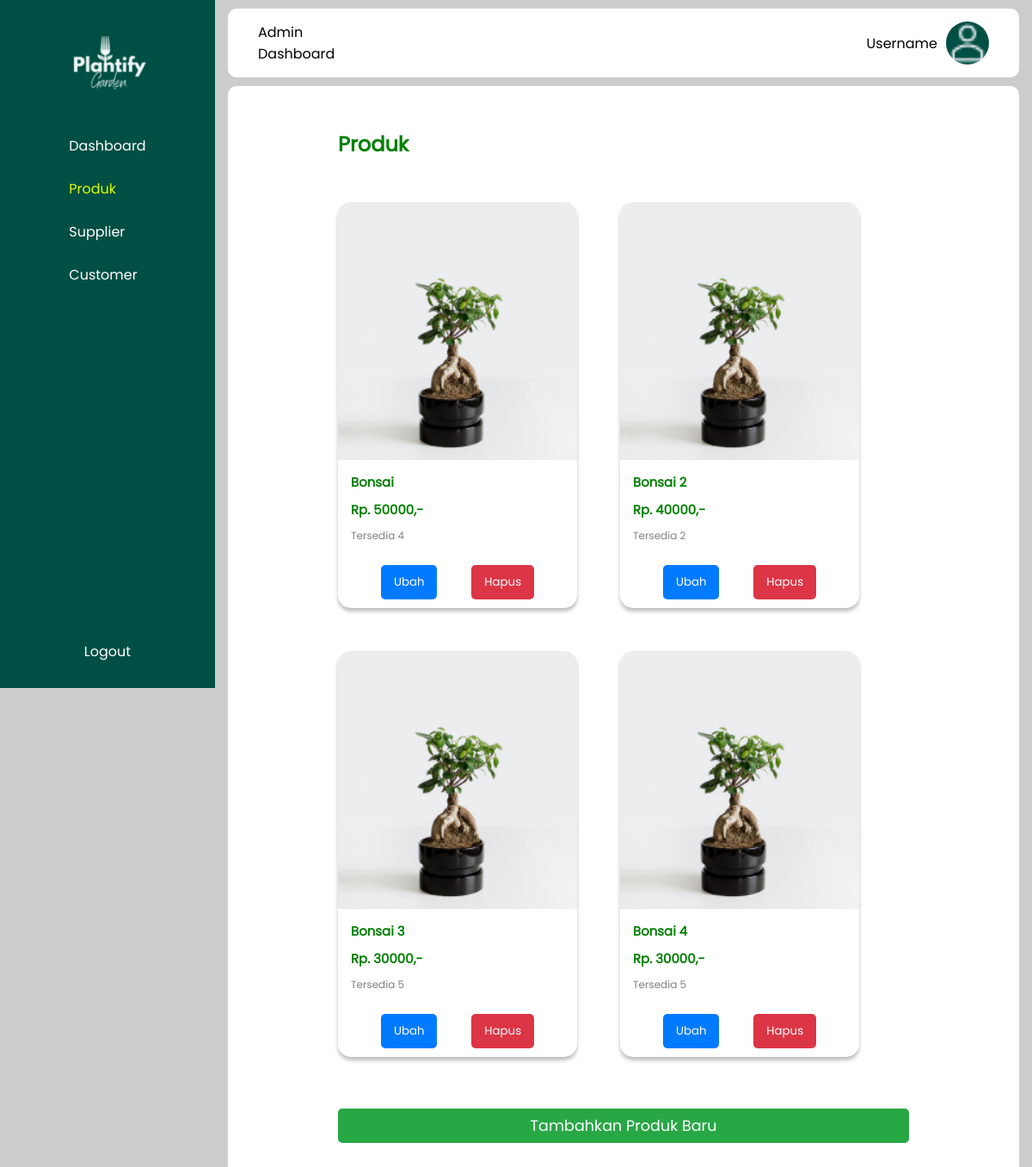
/app/admin/produk.php (signed in), run on the app's committed database.
### tables this page shows
CREATE TABLE `produk` (
  `id_produk` int(11) NOT NULL,
  `id_supplier` int(11) NOT NULL,
  `nama_produk` varchar(100) NOT NULL,
  `harga_produk` int(11) NOT NULL,
  `stok_produk` int(11) NOT NULL,
  `gambar_produk` varchar(100) NOT NULL,
  `id_kategori` int(11) NOT NULL,
  `created_at` timestamp NOT NULL DEFAULT current_timestamp() ON UPDATE current_timestamp()
);

### app/database.php (called while the page is built, shortened)
<?php
function getAllDataProducts()
{
	try {
		$statement = DB->prepare("SELECT * FROM produk");
		$statement->execute();
		return $statement->fetchAll(PDO::FETCH_ASSOC);
	} catch (PDOException $err) {
		echo $err->getMessage();
	}
}

### app/admin/produk.php (the view, shortened to what this page needs)
<?php
require_once(BASEPATH . "/app/admin/templates/sidebar.php");
require_once(BASEPATH . "/app/admin/templates/header.php");
$products = getAllDataProducts();
?>
    <div class="produk">
        <div class="judul">
            <h2>Produk</h2>
        </div>
        <div class="container-produk">
            <?php foreach ($products as $product):?>
            <div class="card">
                <img
                    class="img-produk"
                    src="<?= BASEURL ;?>/assets/img/<?= $product['gambar_produk'] ?>"
                    alt="gambar produk"
                />
                <div class="caption">
                    <h5><?= $product['nama_produk']?></h5>
                    <h5>Rp. <?= $product['harga_produk']?>,-</h5>
                    <small>Tersedia <?= $product['stok_produk']?></small>
                </div>
                <div class="button-container">
                    <a href="<?= BASEURL ?>/app/admin/ubah_produk.php?id=<?= $product['id_produk']; ?>">
                        <button class="ubah">Ubah</button>
                    </a>
                    <a href="">
                        <button class="hapus">Hapus</button>
                    </a>
                </div>
            </div>
            <?php endforeach;?>
        </div>
        <a href="<?= BASEURL ?>/app/admin/tambah_produk.php">
            <button class="tambah">Tambahkan Produk Baru</button>
        </a>
    </div>
    </div>
</body>
</html>

### assets/styles/style_admin.css (style rules this page uses)
* { margin: 0; padding: 0; box-sizing: border-box; --hijau: #004f44; --poppins: "Poppins", sans-serif; --monsterrat: "Montserrat"; font-family: var(--poppins); }
body { background-color: #ccc; }
.judul { display: flex; justify-content: space-between; align-items: center; font-family: var(--monsterrat); margin-bottom: 50px; }
.judul, .judul a { color: green; }
.produk { padding: 50px 128px; color: green; background-color: #fff; margin: 10px 15px; border-radius: 10px; }
.container-produk { display: flex; flex-wrap: wrap; gap: 50px; align-content: center; margin-bottom: 50px; }
.card { display: flex; flex-direction: column; border-radius: 15px; font-size: large; border-radius: 15px; background: #fff; box-shadow: 0px 4px 4px 0px rgba(0, 0, 0, 0.25); overflow: hidden; }
.img-produk { object-fit: cover; width: 278px; height: 300px; }
small { font-size: 12px; color: grey; }
.caption { display: flex; flex-direction: column; gap: 10px; padding: 15px; }
.button-container { display: flex; justify-content: space-evenly; padding: 10px; }
button.ubah { background-color: #007bff; color: #fff; border: none; padding: 10px 15px; border-radius: 5px; cursor: pointer; }
button.hapus { background-color: #dc3545; color: #fff; border: none; padding: 10px 15px; border-radius: 5px; cursor: pointer; }
button.tambah { text-align: center; width: 100%; font-size: 1.1rem; margin-top: 10px; background-color: #28a745; color: #fff; border: none; padding: 7px; border-radius: 5px; cursor: pointer; }

### data on the page
produk: gambar_produk (picture), nama_produk "Bonsai", harga_produk "50000", stok_produk "4"
produk: gambar_produk (picture), nama_produk "Bonsai 2", harga_produk "40000", stok_produk "2"
produk: gambar_produk (picture), nama_produk "Bonsai 3", harga_produk "30000", stok_produk "5"
produk: gambar_produk (picture), nama_produk "Bonsai 4", harga_produk "30000", stok_produk "5"
